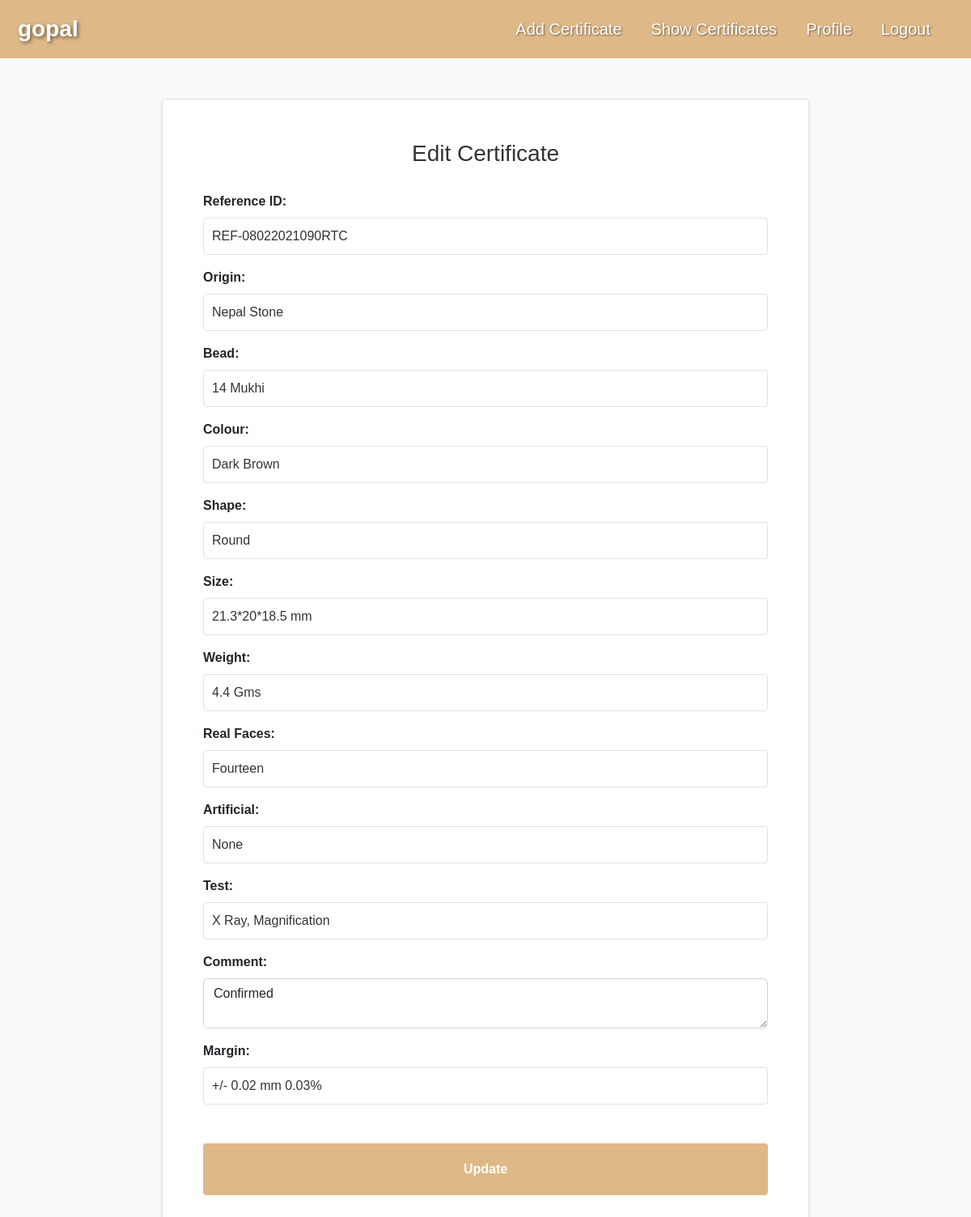
Page /admin/edit.php?id=3 (signed in) on the committed database.
### tables this page shows
CREATE TABLE `certificates` (
  `id` int(11) NOT NULL,
  `ref_id` varchar(200) NOT NULL,
  `img` varchar(200) NOT NULL,
  `origin` varchar(300) NOT NULL,
  `bead` varchar(300) NOT NULL,
  `colour` varchar(200) NOT NULL,
  `shape` varchar(300) NOT NULL,
  `size` varchar(200) NOT NULL,
  `weight` varchar(200) NOT NULL,
  `real_faces` varchar(300) NOT NULL,
  `artificial` varchar(200) NOT NULL,
  `test` varchar(300) NOT NULL,
  `comment` varchar(200) NOT NULL,
  `margin` varchar(300) NOT NULL
);

### admin/edit.php (the view, shortened to what this page needs)
<?php
require_once('conn.php');
if (isset($_GET['id'])) {
  $id = $_GET['id'];
  $stmt = $conn->prepare("SELECT * FROM certificates WHERE id = ?");
  $stmt->bind_param("i", $id);
  $stmt->execute();
  $result = $stmt->get_result();
  $certificate = $result->fetch_assoc();
} else {
  echo "ID parameter is missing.";
  exit;
}
?>
<!DOCTYPE html>
<html lang="en">
<head>
  <link href="https://cdn.jsdelivr.net/npm/bootstrap@5.2.3/dist/css/bootstrap.min.css" rel="stylesheet">
  <link rel="stylesheet" href="nav.css">
</head>
<body>
  <?php include('nav.php'); ?>
  <div class="container">
    <h2>Edit Certificate</h2>
    <form method="POST">
      <div class="mb-3">
        <label for="id" class="form-label">Reference ID:</label>
        <input type="text" class="form-control" id="id" name="id" value="<?php echo $certificate['ref_id']; ?>" required>
      </div>
      <div class="mb-3">
        <label for="origin" class="form-label">Origin:</label>
        <input type="text" class="form-control" id="origin" name="origin" value="<?php echo $certificate['origin']; ?>" required>
      </div>
      <div class="mb-3">
        <label for="bead" class="form-label">Bead:</label>
        <input type="text" class="form-control" id="bead" name="bead" value="<?php echo $certificate['bead']; ?>" required>
      </div>
      <div class="mb-3">
        <label for="colour" class="form-label">Colour:</label>
        <input type="text" class="form-control" id="colour" name="colour" value="<?php echo $certificate['colour']; ?>" required>
      </div>
      <div class="mb-3">
        <label for="shape" class="form-label">Shape:</label>
        <input type="text" class="form-control" id="shape" name="shape" value="<?php echo $certificate['shape']; ?>" required>
      </div>
      <div class="mb-3">
        <label for="size" class="form-label">Size:</label>
        <input type="text" class="form-control" id="size" name="size" value="<?php echo $certificate['size']; ?>" required>
      </div>
      <div class="mb-3">
        <label for="weight" class="form-label">Weight:</label>
        <input type="text" class="form-control" id="weight" name="weight" value="<?php echo $certificate['weight']; ?>" required>
      </div>
      <div class="mb-3">
        <label for="real_faces" class="form-label">Real Faces:</label>
        <input type="text" class="form-control" id="real_faces" name="real_faces" value="<?php echo $certificate['real_faces']; ?>" required>
      </div>
      <div class="mb-3">
        <label for="artificial" class="form-label">Artificial:</label>
        <input type="text" class="form-control" id="artificial" name="artificial" value="<?php echo $certificate['artificial']; ?>" required>
      </div>
      <div class="mb-3">
        <label for="test" class="form-label">Test:</label>
        <input type="text" class="form-control" id="test" name="test" value="<?php echo $certificate['test']; ?>" required>
      </div>
      <div class="mb-3">
        <label for="comment" class="form-label">Comment:</label>
        <textarea class="form-control" id="comment" name="comment" required><?php echo $certificate['comment']; ?></textarea>
      </div>
      <div class="mb-3">
        <label for="margin" class="form-label">Margin:</label>
        <input type="text" class="form-control" id="margin" name="margin" value="<?php echo $certificate['margin']; ?>" required>
      </div>
      <div class="text-center">
        <button type="submit" class="btn-submit mt-5" name="update">Update</button>
      </div>
    </form>
  </div>
</body>
</html>

### admin/edit.php (style rules this page uses)
input[type="text"], textarea { width: 100%; padding: 10px; border: 1px solid #dee2e6; border-radius: 4px; transition: border-color 0.15s ease-in-out, box-shadow 0.15s ease-in-out; font-size: 16px; color: #333333; }
body { background-color: #f8f9fa; font-family: Arial, sans-serif; }
.container { max-width: 800px; margin: 0 auto; padding: 50px; background-color: #ffffff; border: 1px solid #dee2e6; border-radius: 5px; margin-top: 50px; box-shadow: 0 2px 4px rgba(0, 0, 0, 0.1); }
h2 { text-align: center; margin-bottom: 30px; font-size: 28px; color: #333333; }
.form-label { font-weight: bold; }
.btn-submit { display: block; width: 100%; padding: 20px; border-radius: 4px; background-color: burlywood !important; color: #ffffff; font-weight: bold; border: none; cursor: pointer; transition: background 0.3s ease; font-size: 16px; }

### rows in the picture
certificates: id "REF-08022021090RTC", origin "Nepal Stone", bead "14 Mukhi", colour "Dark Brown", shape "Round", size "21.3*20*18.5 mm", weight "4.4 Gms", real_faces "Fourteen", artificial "None", test "X Ray, Magnification", comment "Confirmed", margin "+/- 0.02 mm 0.03%"

### other values in the picture
$_SESSION['username'] "gopal"
